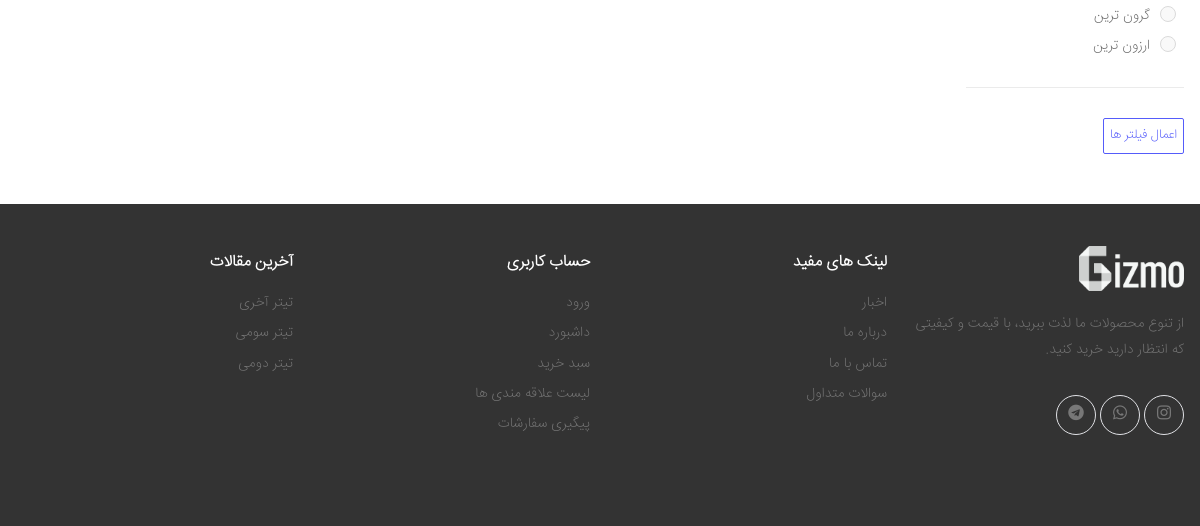
Page /category/4/1/ (lower part) on the earlier database version.
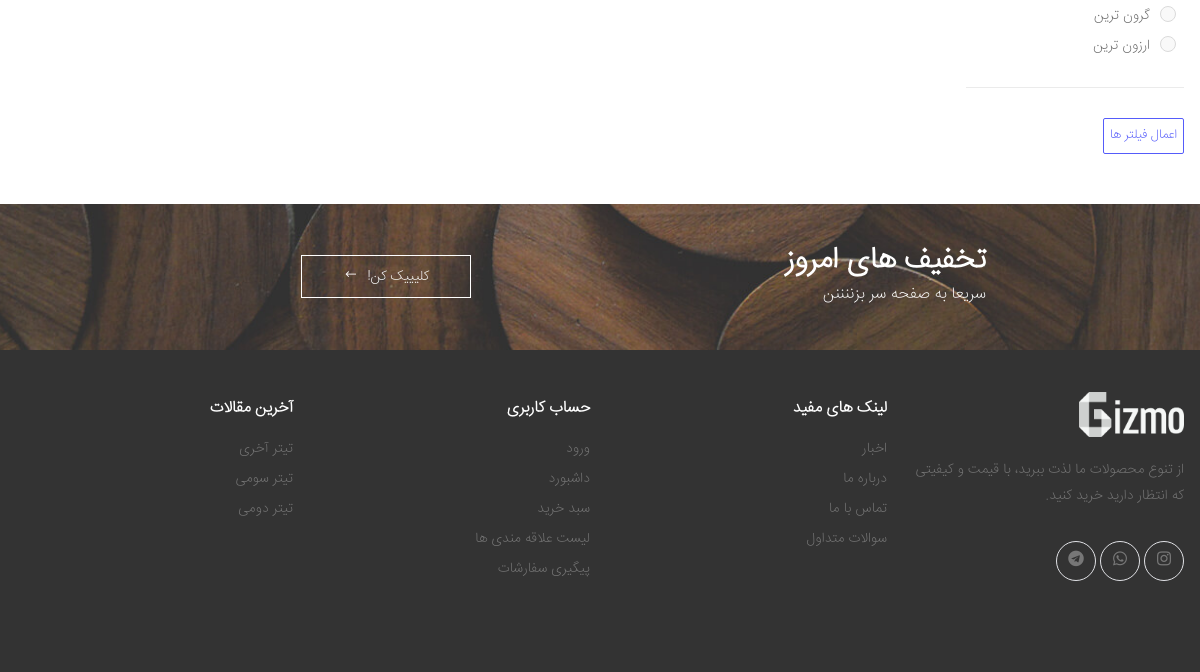
Same page on the later database version.
### blog/models.py (models this page shows, shortened)
class Article(models.Model):
    status_ch = (
        ('p' , "انتشار یافته"),
        ('d', "پیش نویس"),
        ('i', "در انتظار انتشار"),
        ('b',"برگشت داده شده"),
    )
    title = models.CharField(max_length=50,verbose_name="تیتر")
    text = models.TextField(verbose_name="متن")
    Author = models.ForeignKey(User,on_delete=models.CASCADE,related_name="articles",verbose_name="نویسنده")
    Cover = models.ImageField(upload_to="images",null=True,blank=True,verbose_name="تصویر")
    drafted = models.DateTimeField(auto_now_add=True,verbose_name="تاریخ پیش نویس")
    publish = models.DateTimeField(default=timezone.now,verbose_name="تاریخ انتشار")
    update = models.DateTimeField(auto_now=True,verbose_name="تاریخ آپدیت")
    slug = models.SlugField(max_length=40, unique = True,verbose_name="آدرس")
    status = models.CharField(max_length=1,choices = status_ch,verbose_name="وضعیت")
    Category = models.ManyToManyField(Category,related_name = "articles",verbose_name="دسته بندی")
    views = models.PositiveIntegerField(default=0, verbose_name="تعداد بازدید")
    is_for_landing = models.BooleanField(default=False)
    objects = ArticleManager()
    def get_absolute_url(self):
        return reverse("blog:article",args=[self.slug])
    def shamsi_date(self):
        return jalali_converter(self.publish)
    shamsi_date.short_description = "publish"

### facades/models.py (models this page shows, shortened)
class banner(models.Model):
    bigTitle = models.CharField(max_length=200)
    smallTitle = models.CharField(max_length=200)
    image = models.ImageField(upload_to='web_shop/banners/%Y/%m/%d/')
    for_what = models.CharField(max_length=2,choices=for_what_choices)
    main_link = models.CharField(max_length=200)
    out_link = models.CharField(max_length=200)
    button = models.CharField(max_length=200,null=True,blank=True)
    arg = models.CharField(max_length=200,null=True,blank=True)
    def get_absolute_url(self):
        args = []
        if(self.arg):
            args = self.arg.split(',')
        return reverse(f"{self.main_link}:{self.out_link}",args=args)
    @staticmethod
    def filter():
        banners = banner.objects.all()
        result = {}
        for what in for_what_choices:
            reason = what[0]
            result[reason] = banners.filter(for_what=reason)
        return result

### stuff/views.py (the view)
# urls.py: path('category/<int:id>/<int:page>/',Category_detail,name='category_detail'),
def Category_detail(request,id,page):
    category = get_object_or_404(Category, id=id)
    product_list = category.products.all()
    filters = filter(request,product_list)
    product_list = ordering(request,filters["product_list"])
    paginator = Paginator(product_list, pagination_amount)
    product_list = paginator.get_page(page)
    Info = InformationsForTemplate(request)
    Info.update({'products': product_list,'category':category,'paginator':paginator,'filters':filters})
    return render(request,'stuff/bonePage.html',Info)

### cart/cart.py (called while the page is built)
    def get_count(self):
        return sum(1 for item in self.cart.values())

### facades/views.py (called while the page is built)
def InformationsForTemplate(request):
    Info = {}
    allCategories = Category.objects.filter(is_sub=False)
    wishlistAmount = 0
    if(request.user.is_authenticated):
        wishlistAmount = request.user.wishlist.all().count()
    form = UserLoginForm
    cart = Cart(request)
    CartAmount = cart.get_count()
    Loginform = UserLoginForm
    Registerform= UserCreationForm
    brands = Brand.objects.all()
    shops = shop.objects.all()
    Info = {'allCategories': allCategories,'wishlistAmount':wishlistAmount,'cart':cart,'form':form
    ,'Loginform':Loginform,'Registerform':Registerform,"brands":brands,"shops":shops,}
    Info["banners"] = banner.filter()
    Info["footer_articles"] = Article.objects.all()[::-1][0:3]
    return Info

### stuff/models.py (called while the page is built)
    def __str__(self):
        return self.name

    def get_absolute_url(self):
        return reverse('stuff:category_detail',args=[self.id,1])

    def get_absolute_url(self):
        return reverse('stuff:product_detail',args=[self.slug,self.id])

    def star_rating(self):
        return self.rating * 20

### stuff/templates/stuff/bonePage.html (shortened to what this page needs)
{% extends 'facades/base.html' %}
{% load static %}
{% block css %}{% include 'facades/parts/css.html' %}
<link rel="stylesheet" href="{% static 'facades/css/demos/demo-13.css' %}">
{% endblock %}
{% block main %}
      <div class="page-content">
          <div class="container">
              <div class="row">
                  <div class="col-lg-9 col-xl-4-5col">
                  </div>
                  {% include 'stuff/parts/rightbar.html' %}
              </div>
          </div>
      </div>
        {% include 'facades/parts/cta.html' %}
{% endblock %}

### facades/templates/facades/parts/cta.html
{% load static %}
{% for banner in banners.e1 %}
<div class="cta cta-display bg-image pt-4 pb-4"
                style="background-image: url({{banner.image.url}});">
                <div class="container">
                    <div class="row justify-content-center">
                        <div class="col-md-10 col-lg-9 col-xl-8">
                            <div class="row no-gutters flex-column flex-sm-row align-items-sm-center">
                                <div class="col-md-8">
                                    <h3 class="cta-title text-white text-right">{{banner.bigTitle}}</h3>
                                    <p class="cta-desc text-white">{{banner.smallTitle}}</p>
                                </div>
                                <div class="col-auto d-flex">
                                    <a href="{{banner.get_absolute_url}}" class="btn btn-outline-white"><span>{{banner.button}}</span><i
                                            class="icon-long-arrow-left"></i></a>
                                </div>
                            </div>
                        </div>
                    </div>
                </div>
            </div>
{% endfor %}

### facades/templates/facades/parts/footer.html (shortened to what this page needs)
{% load static %}
<footer class="footer footer-dark">
    <div class="footer-middle">
        <div class="container">
            <div class="row" >
                <div class="col-sm-6 col-lg-3" style="height: 25rem;">
                    <div class="widget widget-about" >
                        <img src="{% static 'facades/images/gizmo_dark_typo01.png' %}" class="footer-logo" alt="Footer Logo"
                            width="105" height="45" >
                        <p>از تنوع محصولات ما لذت ببرید، با قیمت و کیفیتی که انتظار دارید خرید کنید.</p>
                        <div class="social-icons" >
                            <a href="https://www.instagram.com/gizmoshop.ir/" class="social-icon" title="اینستاگرام" target="_blank"><i
                                  class="icon-instagram"></i></a>
                            <a href="#" class="social-icon" title="واتساپ" target="_blank"><i
                                    class="icon-whatsapp"></i></a>
                            <a href="#" class="social-icon" title="تلگرام" target="_blank"><i
                                    class="icon-telegram"></i></a>
                        </div>
                    </div>
                </div>
                <div class="col-sm-6 col-lg-3">
                    <div class="widget">
                        <h4 class="widget-title">لینک های مفید</h4>
                        <ul class="widget-list">
                            <li><a href="{% url 'blog:home_blog' %}">اخبار</a></li>
                            <li><a href="{% url 'facades:aboutUs' %}">درباره ما</a></li>
                            <li><a href="{% url 'facades:contact' %}">تماس با ما</a></li>
                            <li><a href="{% url 'facades:FAQ' %}">سوالات متداول</a></li>
                        </ul>
                    </div>
                </div>
                <div class="col-sm-6 col-lg-3">
                    <div class="widget">
                        <h4 class="widget-title">حساب کاربری</h4>
                        <ul class="widget-list">
                            {% if request.user.is_authenticated %}
                            {% else %}
                            <li><a href="{% url "accounts:login" %}">ورود</a></li>
                            {% endif %}
                            <li><a href="{% url 'facades:dashboard' %}">داشبورد</a></li>
                            <li><a href="{% url "cart:detail" %}">سبد خرید</a></li>
                            <li><a href="{% url "stuff:showWishList" 1 %}">لیست علاقه مندی ها</a></li>
                            <li><a href="{% url "facades:dashboard" %}">پیگیری سفارشات</a></li>
                        </ul>
                    </div>
                </div>
                <div class="col-sm-6 col-lg-3">
                    <div class="widget">
                        <h4 class="widget-title">آخرین مقالات</h4>
                        <ul class="widget-list">
                            {% for article in footer_articles %}
                            <li><a href="{{article.get_absolute_url}}">{{article.title}}</a></li>
                            {% endfor %}
                        </ul>
                    </div>
                </div>
            </div>
        </div>
    </div>
</footer>

Differences in the rows shown:
added banner: image (picture), bigTitle "تخفیف های امروز", smallTitle "سریعا به صفحه سر بزننننن", button "کلیییک کن!"
